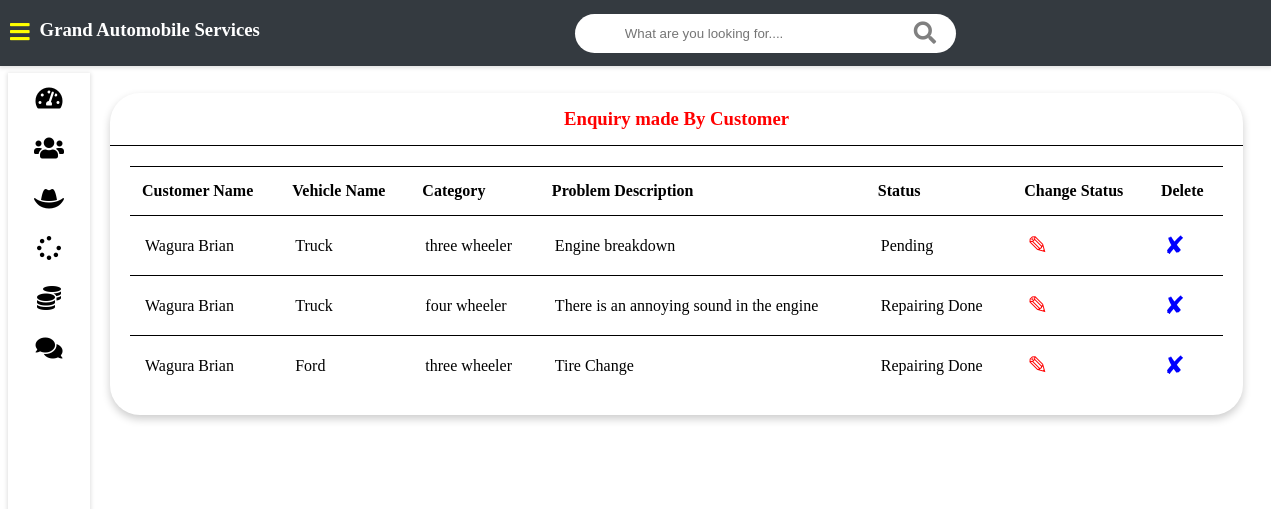
Screenshot of /admin-view-request (signed in) with the database file from the repository.
### vehicle/models.py (models this page shows, shortened)
class Customer(models.Model):
    user        = models.OneToOneField(User, on_delete=models.CASCADE)
    profile_pic = models.ImageField(upload_to  = 'profile_pic/CustomerProfilePic', null=True, blank=True)
    address     = models.CharField(max_length=40)
    mobile      = models.CharField(max_length=20, null=False)
    @property
    def get_name(self):
        return self.user.first_name + " " + self.user.last_name

class Request(models.Model):
    cat         = (('two wheeler with gear','two wheeler with gear'),('two wheeler without gear','two wheeler without gear'),('three wheeler','three wheeler'),('four wheeler','four wheeler'))
    category    = models.CharField(max_length=50, choices=cat)
    vehicle_no      = models.PositiveIntegerField(null=False)
    vehicle_name    = models.CharField(max_length=40, null=False)
    vehicle_model   = models.CharField(max_length=40, null=False)
    vehicle_brand   = models.CharField(max_length=40, null=False)
    problem_description     = models.CharField(max_length=500, null=False)
    date                    = models.DateField(auto_now=True)
    cost                    = models.PositiveIntegerField(null=True)
    customer        = models.ForeignKey('Customer', on_delete=models.CASCADE, null=True)
    mechanic        = models.ForeignKey('Mechanic', on_delete=models.CASCADE, null=True)
    stat       = (('Pending','Pending'),('Approved','Approved'),('Repairing','Repairing'),('Repairing Done','Repairing Done'),('Released','Released'))
    status     = models.CharField(max_length=50, choices=stat, default='Pending', null=True)

### vehicle/views.py (the view)
# urls.py: path('admin-view-request', views.admin_view_request_view, name='admin-view-request'),
@login_required(login_url='adminlogin')
def admin_view_request_view(request):
    enquiry         = models.Request.objects.all().order_by('-id')
    customers       = []
    for enq in enquiry:
        customer    = models.Customer.objects.get(id=enq.customer_id)
        customers.append(customer)
    return render(request, 'vehicle/admin/admin_view_request.html', {'data': zip(customers,enquiry)})

### templates/vehicle/admin/admin_view_request.html
{% extends 'vehicle/admin/adminbase.html' %}
{% block content %}
<div class="wrapper">
    <div class="row">
        <div class="col-12 col-m-12 col-sm-12">
            <div class="card">
                <div class="card-header">
                    <h3 style="color:red; text-align:center" >Enquiry made By Customer</h3>
                </div>
                <div class="card-content">
                    <table>
                        <thead>
                            <tr>
                                <th>Customer Name</th>
                                <th>Vehicle Name</th>
                                <th>Category</th>
                                <th>Problem Description</th>
                                <th>Status</th>
                                <th>Change Status</th>
                                <th>Delete</th>
                            </tr>
                        </thead>
                        <tbody>
                            {% for c,r in data %}
                            <tr>
                                <td>{{c.get_name}}</td>
                                <td>{{r.vehicle_name}}</td>
                                <td>{{r.category}}</td>
                                <td>{{r.problem_description}}</td>
                                <td>{{r.status}}</td>
                                <td><a style="color:red; text-decoration:none;font-size:25px;" href="{% url 'change-status' r.id  %}">&#9998;</a></td>
                                <td><a style="color:blue; text-decoration:none;font-size:25px;"href="{% url 'admin-delete-request' r.id  %}">&#10008;</a></td>
                            </tr>
                            {% endfor %}
                        </tbody>
                    </table>
                </div>
            </div>
        </div>
    </div>
<br><br>
</div>
{% endblock content %}

### static/style.css (style rules this page uses)
* { box-sizing: border-box; }
[class*="col-"] { padding: 10px; }
@media only screen and (min-width: 600px) { .col-sm-12 { width: 100%; } }
@media only screen and (min-width: 768px) { .col-m-12 { width: 100%; } }
@media only screen and (min-width: 992px) { .col-12 { width: 100%; } }
.card { color: #343a40!; border-radius: 30px; margin-bottom: 10px; box-shadow: 0 4px 8px 0 rgba(0,0,0,0.2); }
.card-header { padding: 15px 30px; border-bottom: 1px solid ; position: relative; }
.card-header h3 { margin: 0; }
.card-content { padding: 20px; overflow-x: auto; }
table { border-collapse: collapse; width: 100%; }
table td { border-top: 1px solid black; padding: 15px; }
table th { border-top: 1px solid black; border-bottom: 1px solid black; padding: 15px 12px; text-align: left; }
.row { display: flex; flex-wrap: wrap; flex-direction: row; }
.row:after, .row:before { box-sizing: border-box; }
.wrapper { padding: 10px; margin-left: 82px; padding-top: 75px; background: white; transition: margin-left .5s; }

### rows the page displays
Customer: get_name "Wagura Brian", vehicle_name "Truck", category "three wheeler", problem_description "Engine breakdown", status "Pending", category "four wheeler", problem_description "There is an annoying sound in the engine", status "Repairing Done", vehicle_name "Ford", problem_description "Tire Change"
